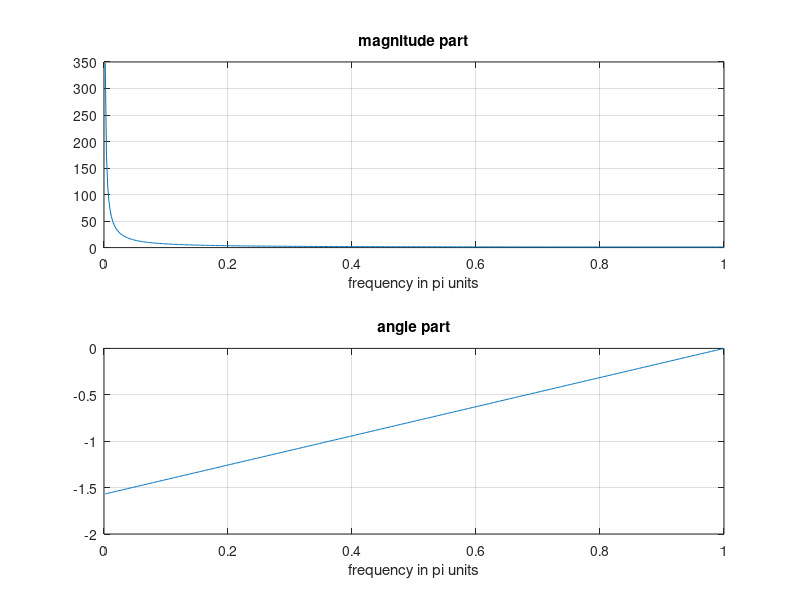

MATLAB code to generate this figure:
function[]=a3()
w=[0:1:500]*pi/500;
X=3*(0.9)^3*exp(j*w)./(exp(j*w)-ones(1,501));
magX=abs(X);angX=angle(X);
subplot(2,1,1);plot(w/pi,magX);grid
xlabel('frequency in pi units');title('magnitude part')
subplot(2,1,2);plot(w/pi,angX);grid
xlabel('frequency in pi units');title('angle part')